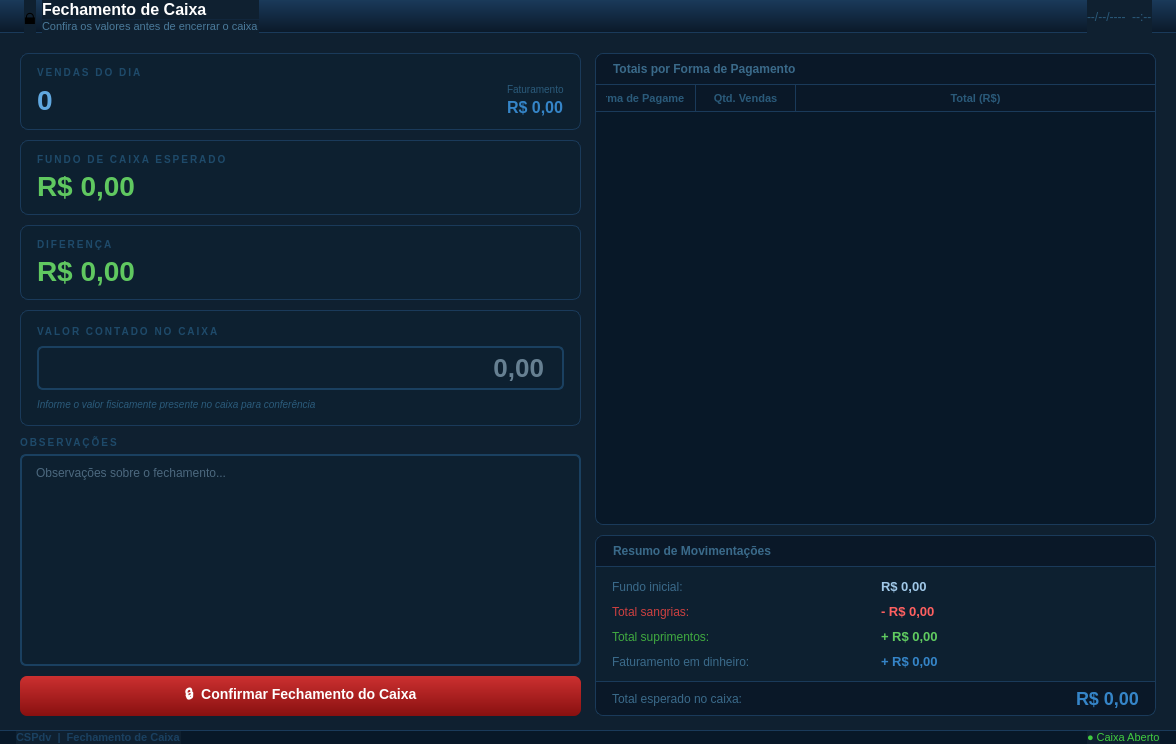
<?xml version="1.0" encoding="UTF-8"?>
<ui version="4.0">
 <class>TelaFechamentoCaixa</class>
 <widget class="QWidget" name="TelaFechamentoCaixa">
  <property name="geometry">
   <rect><x>0</x><y>0</y><width>1176</width><height>744</height></rect>
  </property>
  <property name="windowTitle"><string>CSPdv - Fechamento de Caixa</string></property>
  <property name="styleSheet">
   <string notr="true">QWidget { font-family: Arial; background-color: #0f2030; }</string>
  </property>

  <layout class="QVBoxLayout" name="mainVLayout">
   <property name="spacing"><number>0</number></property>
   <property name="leftMargin"><number>0</number></property>
   <property name="topMargin"><number>0</number></property>
   <property name="rightMargin"><number>0</number></property>
   <property name="bottomMargin"><number>0</number></property>

   <!-- Header -->
   <item>
    <widget class="QFrame" name="frameHeader">
     <property name="minimumHeight"><number>56</number></property>
     <property name="maximumHeight"><number>56</number></property>
     <property name="styleSheet"><string notr="true">QFrame#frameHeader{background:qlineargradient(x1:0,y1:0,x2:0,y2:1,stop:0 #1a3a5a,stop:1 #0a1828);border-bottom:1px solid #1a3a5a;}</string></property>
     <layout class="QHBoxLayout" name="headerHL">
      <property name="leftMargin"><number>24</number></property><property name="topMargin"><number>0</number></property>
      <property name="rightMargin"><number>24</number></property><property name="bottomMargin"><number>0</number></property>
      <item><widget class="QLabel" name="lblHIco"><property name="text"><string>&#128274;</string></property><property name="styleSheet"><string notr="true">font-size:22px;</string></property></widget></item>
      <item>
       <layout class="QVBoxLayout"><property name="spacing"><number>1</number></property>
        <item><widget class="QLabel" name="lblHTitulo"><property name="text"><string>Fechamento de Caixa</string></property><property name="styleSheet"><string notr="true">color:white;font-size:16px;font-weight:bold;</string></property></widget></item>
        <item><widget class="QLabel" name="lblHSub"><property name="text"><string>Confira os valores antes de encerrar o caixa</string></property><property name="styleSheet"><string notr="true">color:#4a7a9a;font-size:11px;</string></property></widget></item>
       </layout>
      </item>
      <item><spacer><property name="orientation"><enum>Qt::Horizontal</enum></property><property name="sizeHint" stdset="0"><size><width>20</width><height>10</height></size></property></spacer></item>
      <item><widget class="QLabel" name="lblHDataHora"><property name="text"><string>--/--/----  --:--</string></property><property name="styleSheet"><string notr="true">color:#2a5a7a;font-size:12px;</string></property></widget></item>
     </layout>
    </widget>
   </item>

   <!-- Conteúdo -->
   <item>
    <widget class="QWidget" name="widgetContent">
     <layout class="QHBoxLayout" name="contentHL">
      <property name="spacing"><number>14</number></property>
      <property name="leftMargin"><number>20</number></property>
      <property name="topMargin"><number>20</number></property>
      <property name="rightMargin"><number>20</number></property>
      <property name="bottomMargin"><number>14</number></property>

      <!-- Cards de resumo no topo empilhados verticalmente à esquerda -->
      <item>
       <widget class="QFrame" name="frameResumoCol">
        <property name="minimumWidth"><number>340</number></property>
        <property name="maximumWidth"><number>380</number></property>
        <property name="styleSheet"><string notr="true">QFrame{background-color:transparent;border:none;}</string></property>
        <layout class="QVBoxLayout" name="resumoColVLayout">
         <property name="spacing"><number>10</number></property>
         <property name="leftMargin"><number>0</number></property>
         <property name="topMargin"><number>0</number></property>
         <property name="rightMargin"><number>0</number></property>
         <property name="bottomMargin"><number>0</number></property>

         <!-- Card: Vendas do dia -->
         <item>
          <widget class="QFrame" name="cardVendas">
           <property name="minimumHeight"><number>80</number></property>
           <property name="styleSheet"><string notr="true">QFrame#cardVendas{background-color:#0d2030;border:1px solid #1a3a5a;border-radius:8px;}</string></property>
           <layout class="QVBoxLayout" name="cardVendasVL">
            <property name="spacing"><number>4</number></property>
            <property name="leftMargin"><number>16</number></property><property name="topMargin"><number>12</number></property>
            <property name="rightMargin"><number>16</number></property><property name="bottomMargin"><number>12</number></property>
            <item><widget class="QLabel" name="lblCardVendasLabel"><property name="text"><string>VENDAS DO DIA</string></property><property name="styleSheet"><string notr="true">font-size:10px;font-weight:bold;color:#1e4a6a;letter-spacing:2px;</string></property></widget></item>
            <item>
             <layout class="QHBoxLayout">
              <item><widget class="QLabel" name="lblCardVendasValor"><property name="text"><string>0</string></property><property name="styleSheet"><string notr="true">font-size:28px;font-weight:bold;color:#60a8e0;</string></property></widget></item>
              <item><spacer><property name="orientation"><enum>Qt::Horizontal</enum></property><property name="sizeHint" stdset="0"><size><width>10</width><height>10</height></size></property></spacer></item>
              <item>
               <layout class="QVBoxLayout"><property name="spacing"><number>2</number></property>
                <item><widget class="QLabel" name="lblCardVendasTotalLabel"><property name="text"><string>Faturamento</string></property><property name="styleSheet"><string notr="true">font-size:10px;color:#2a5a7a;</string></property></widget></item>
                <item><widget class="QLabel" name="lblCardVendasTotalValor"><property name="text"><string>R$ 0,00</string></property><property name="styleSheet"><string notr="true">font-size:16px;font-weight:bold;color:#3585c8;</string></property></widget></item>
               </layout>
              </item>
             </layout>
            </item>
           </layout>
          </widget>
         </item>

         <!-- Card: Fundo de Caixa -->
         <item>
          <widget class="QFrame" name="cardFundoCaixa">
           <property name="minimumHeight"><number>80</number></property>
           <property name="styleSheet"><string notr="true">QFrame#cardFundoCaixa{background-color:#0d2030;border:1px solid #1a3a5a;border-radius:8px;}</string></property>
           <layout class="QVBoxLayout" name="cardFundoVL">
            <property name="spacing"><number>4</number></property>
            <property name="leftMargin"><number>16</number></property><property name="topMargin"><number>12</number></property>
            <property name="rightMargin"><number>16</number></property><property name="bottomMargin"><number>12</number></property>
            <item><widget class="QLabel" name="lblCardFundoLabel"><property name="text"><string>FUNDO DE CAIXA ESPERADO</string></property><property name="styleSheet"><string notr="true">font-size:10px;font-weight:bold;color:#1e4a6a;letter-spacing:2px;</string></property></widget></item>
            <item><widget class="QLabel" name="lblCardFundoValor"><property name="text"><string>R$ 0,00</string></property><property name="styleSheet"><string notr="true">font-size:28px;font-weight:bold;color:#60c860;</string></property></widget></item>
           </layout>
          </widget>
         </item>

         <!-- Card: Diferença (verde=ok, vermelho=diferença) -->
         <item>
          <widget class="QFrame" name="cardDiferenca">
           <property name="minimumHeight"><number>80</number></property>
           <property name="styleSheet"><string notr="true">QFrame#cardDiferenca{background-color:#0d2030;border:1px solid #1a3a5a;border-radius:8px;}</string></property>
           <layout class="QVBoxLayout" name="cardDifVL">
            <property name="spacing"><number>4</number></property>
            <property name="leftMargin"><number>16</number></property><property name="topMargin"><number>12</number></property>
            <property name="rightMargin"><number>16</number></property><property name="bottomMargin"><number>12</number></property>
            <item><widget class="QLabel" name="lblCardDifLabel"><property name="text"><string>DIFERENÇA</string></property><property name="styleSheet"><string notr="true">font-size:10px;font-weight:bold;color:#1e4a6a;letter-spacing:2px;</string></property></widget></item>
            <item><widget class="QLabel" name="lblCardDifValor"><property name="text"><string>R$ 0,00</string></property><property name="styleSheet"><string notr="true">font-size:28px;font-weight:bold;color:#60c860;</string></property></widget></item>
           </layout>
          </widget>
         </item>

         <!-- Conferência: valor em caixa -->
         <item>
          <widget class="QFrame" name="frameConferencia">
           <property name="styleSheet"><string notr="true">QFrame#frameConferencia{background-color:#0d2030;border:1px solid #1a3a5a;border-radius:8px;}</string></property>
           <layout class="QVBoxLayout" name="confVLayout">
            <property name="spacing"><number>8</number></property>
            <property name="leftMargin"><number>16</number></property><property name="topMargin"><number>14</number></property>
            <property name="rightMargin"><number>16</number></property><property name="bottomMargin"><number>14</number></property>
            <item><widget class="QLabel" name="lblConfLabel"><property name="text"><string>VALOR CONTADO NO CAIXA</string></property><property name="styleSheet"><string notr="true">font-size:10px;font-weight:bold;color:#1e4a6a;letter-spacing:2px;</string></property></widget></item>
            <item>
             <widget class="QLineEdit" name="lineEditValorContado">
              <property name="minimumHeight"><number>52</number></property>
              <property name="alignment"><set>Qt::AlignRight|Qt::AlignVCenter</set></property>
              <property name="placeholderText"><string>0,00</string></property>
              <property name="styleSheet"><string notr="true">QLineEdit{background-color:#0d2030;border:2px solid #1a4060;border-radius:6px;font-size:26px;font-weight:bold;color:#c0dff4;padding:4px 16px;}QLineEdit:focus{border:2px solid #3585c8;background-color:#0f2840;}</string></property>
             </widget>
            </item>
            <item><widget class="QLabel" name="lblConfDica"><property name="text"><string>Informe o valor fisicamente presente no caixa para conferência</string></property><property name="styleSheet"><string notr="true">font-size:10px;color:#2a5a7a;font-style:italic;</string></property></widget></item>
           </layout>
          </widget>
         </item>

         <!-- Observações de fechamento -->
         <item>
          <layout class="QVBoxLayout"><property name="spacing"><number>5</number></property>
           <item><widget class="QLabel" name="lblObsLabel"><property name="text"><string>OBSERVAÇÕES</string></property><property name="styleSheet"><string notr="true">font-size:10px;font-weight:bold;color:#1e4a6a;letter-spacing:2px;</string></property></widget></item>
           <item>
            <widget class="QPlainTextEdit" name="plainTextObs">
             <property name="minimumHeight"><number>52</number></property>
             <property name="maximumHeight"><number>52</number></property>
             <property name="placeholderText"><string>Observações sobre o fechamento...</string></property>
             <property name="styleSheet"><string notr="true">QPlainTextEdit{background-color:#0d2030;border:2px solid #1a4060;border-radius:6px;font-size:12px;color:#8ab0cc;padding:6px 10px;}QPlainTextEdit:focus{border-color:#3585c8;}</string></property>
            </widget>
           </item>
          </layout>
         </item>

         <!-- Botão fechar caixa -->
         <item>
          <widget class="QPushButton" name="btnFecharCaixa">
           <property name="text"><string>&#128274;  Confirmar Fechamento do Caixa</string></property>
           <property name="minimumHeight"><number>50</number></property>
           <property name="styleSheet"><string notr="true">QPushButton{background:qlineargradient(x1:0,y1:0,x2:0,y2:1,stop:0 #cc3030,stop:1 #881010);color:white;font-size:14px;font-weight:bold;border:none;border-radius:7px;padding:8px;}QPushButton:hover{background:qlineargradient(x1:0,y1:0,x2:0,y2:1,stop:0 #dd4040,stop:1 #991818);}QPushButton:pressed{background:qlineargradient(x1:0,y1:0,x2:0,y2:1,stop:0 #aa1010,stop:1 #660808);}</string></property>
          </widget>
         </item>

        </layout>
       </widget>
      </item>

      <!-- Coluna direita: breakdown por forma de pagamento + movimentações -->
      <item>
       <widget class="QFrame" name="frameDetalheCol">
        <property name="styleSheet"><string notr="true">QFrame{background-color:transparent;border:none;}</string></property>
        <layout class="QVBoxLayout" name="detalheColVLayout">
         <property name="spacing"><number>10</number></property>
         <property name="leftMargin"><number>0</number></property>
         <property name="topMargin"><number>0</number></property>
         <property name="rightMargin"><number>0</number></property>
         <property name="bottomMargin"><number>0</number></property>

         <!-- Totais por forma de pagamento -->
         <item>
          <widget class="QFrame" name="frameTotaisPgto">
           <property name="styleSheet"><string notr="true">QFrame#frameTotaisPgto{background-color:#0d2030;border:1px solid #1a3a5a;border-radius:8px;}</string></property>
           <layout class="QVBoxLayout" name="totaisPgtoVL">
            <property name="spacing"><number>0</number></property>
            <property name="leftMargin"><number>0</number></property>
            <property name="topMargin"><number>0</number></property>
            <property name="rightMargin"><number>0</number></property>
            <property name="bottomMargin"><number>0</number></property>
            <item>
             <widget class="QLabel" name="lblTotaisPgtoHeader">
              <property name="text"><string>Totais por Forma de Pagamento</string></property>
              <property name="minimumHeight"><number>36</number></property>
              <property name="maximumHeight"><number>36</number></property>
              <property name="styleSheet"><string notr="true">QLabel{background-color:#0a1828;color:#3a6a8a;font-size:12px;font-weight:bold;padding:8px 14px;border-top-left-radius:8px;border-top-right-radius:8px;border-bottom:1px solid #1a3a5a;}</string></property>
             </widget>
            </item>
            <item>
             <widget class="QTableWidget" name="tableTotaisPgto">
              <property name="minimumHeight"><number>160</number></property>
              <property name="styleSheet">
               <string notr="true">
                QTableWidget{background-color:#081828;alternate-background-color:#0a1e30;border:none;border-bottom-left-radius:8px;border-bottom-right-radius:8px;font-size:12px;gridline-color:#1a3a5a;outline:0;color:#a0c8e8;}
                QTableWidget::item{padding:5px 10px;}
                QTableWidget::item:selected{background-color:#1a4a7a;color:white;}
                QHeaderView::section:horizontal{background-color:#0a1828;color:#2a5a7a;font-size:11px;font-weight:bold;padding:4px 10px;border:none;border-right:1px solid #1a3a5a;border-bottom:1px solid #1a3a5a;}
                QHeaderView::section:horizontal:last{border-right:none;}
                QHeaderView::section:horizontal:checked{background-color:#0a1828;color:#2a5a7a;}
                QHeaderView::section:vertical{background-color:#0a1828;color:#0a1828;border:none;border-bottom:1px solid #1a3a5a;border-right:1px solid #1a3a5a;width:14px;}
                QHeaderView::section:vertical:checked{background-color:#1a4a7a;color:#1a4a7a;}
                QTableCornerButton::section{background-color:#0a1828;border:none;border-bottom:1px solid #1a3a5a;border-right:1px solid #1a3a5a;}
                QScrollBar:vertical{background:#081828;width:6px;margin:0;}
                QScrollBar::handle:vertical{background:#1a3a5a;border-radius:3px;}
                QScrollBar::handle:vertical:hover{background:#3585c8;}
                QScrollBar::add-line:vertical,QScrollBar::sub-line:vertical{height:0px;}
               </string>
              </property>
              <property name="columnCount"><number>3</number></property>
              <property name="rowCount"><number>0</number></property>
              <property name="selectionBehavior"><enum>QAbstractItemView::SelectRows</enum></property>
              <property name="editTriggers"><set>QAbstractItemView::NoEditTriggers</set></property>
              <property name="alternatingRowColors"><bool>true</bool></property>
              <property name="showGrid"><bool>true</bool></property>
              <attribute name="horizontalHeaderVisible"><bool>true</bool></attribute>
              <attribute name="horizontalHeaderStretchLastSection"><bool>true</bool></attribute>
              <attribute name="horizontalHeaderHighlightSections"><bool>false</bool></attribute>
              <attribute name="verticalHeaderVisible"><bool>true</bool></attribute>
              <attribute name="verticalHeaderDefaultSectionSize"><number>28</number></attribute>
              <attribute name="verticalHeaderHighlightSections"><bool>false</bool></attribute>
              <column><property name="text"><string>Forma de Pagamento</string></property></column>
              <column><property name="text"><string>Qtd. Vendas</string></property></column>
              <column><property name="text"><string>Total (R$)</string></property></column>
             </widget>
            </item>
           </layout>
          </widget>
         </item>

         <!-- Resumo de movimentações -->
         <item>
          <widget class="QFrame" name="frameResMovimentacoes">
           <property name="styleSheet"><string notr="true">QFrame#frameResMovimentacoes{background-color:#0d2030;border:1px solid #1a3a5a;border-radius:8px;}</string></property>
           <layout class="QVBoxLayout" name="resMovVL">
            <property name="spacing"><number>0</number></property>
            <property name="leftMargin"><number>0</number></property>
            <property name="topMargin"><number>0</number></property>
            <property name="rightMargin"><number>0</number></property>
            <property name="bottomMargin"><number>0</number></property>
            <item>
             <widget class="QLabel" name="lblResMovHeader">
              <property name="text"><string>Resumo de Movimentações</string></property>
              <property name="minimumHeight"><number>36</number></property>
              <property name="maximumHeight"><number>36</number></property>
              <property name="styleSheet"><string notr="true">QLabel{background-color:#0a1828;color:#3a6a8a;font-size:12px;font-weight:bold;padding:8px 14px;border-top-left-radius:8px;border-top-right-radius:8px;border-bottom:1px solid #1a3a5a;}</string></property>
             </widget>
            </item>
            <item>
             <widget class="QFrame" name="frameResMovConteudo">
              <property name="styleSheet"><string notr="true">QFrame{background-color:transparent;}</string></property>
              <layout class="QGridLayout" name="resMovGrid">
               <property name="spacing"><number>10</number></property>
               <property name="leftMargin"><number>16</number></property>
               <property name="topMargin"><number>12</number></property>
               <property name="rightMargin"><number>16</number></property>
               <property name="bottomMargin"><number>12</number></property>
               <item row="0" column="0"><widget class="QLabel" name="lblFundoInicialLabel"><property name="text"><string>Fundo inicial:</string></property><property name="styleSheet"><string notr="true">font-size:12px;color:#3a6a8a;</string></property></widget></item>
               <item row="0" column="1"><widget class="QLabel" name="lblFundoInicialValor"><property name="text"><string>R$ 0,00</string></property><property name="styleSheet"><string notr="true">font-size:13px;font-weight:bold;color:#a0c8e8;</string></property></widget></item>
               <item row="1" column="0"><widget class="QLabel" name="lblTotalSangriaLabel"><property name="text"><string>Total sangrias:</string></property><property name="styleSheet"><string notr="true">font-size:12px;color:#cc4040;</string></property></widget></item>
               <item row="1" column="1"><widget class="QLabel" name="lblTotalSangriaValor"><property name="text"><string>- R$ 0,00</string></property><property name="styleSheet"><string notr="true">font-size:13px;font-weight:bold;color:#ff6060;</string></property></widget></item>
               <item row="2" column="0"><widget class="QLabel" name="lblTotalSupLabel"><property name="text"><string>Total suprimentos:</string></property><property name="styleSheet"><string notr="true">font-size:12px;color:#40aa40;</string></property></widget></item>
               <item row="2" column="1"><widget class="QLabel" name="lblTotalSupValor"><property name="text"><string>+ R$ 0,00</string></property><property name="styleSheet"><string notr="true">font-size:13px;font-weight:bold;color:#60cc60;</string></property></widget></item>
               <item row="3" column="0"><widget class="QLabel" name="lblFaturamentoLabel"><property name="text"><string>Faturamento em dinheiro:</string></property><property name="styleSheet"><string notr="true">font-size:12px;color:#3a6a8a;</string></property></widget></item>
               <item row="3" column="1"><widget class="QLabel" name="lblFaturamentoValor"><property name="text"><string>+ R$ 0,00</string></property><property name="styleSheet"><string notr="true">font-size:13px;font-weight:bold;color:#3585c8;</string></property></widget></item>
              </layout>
             </widget>
            </item>
            <item>
             <widget class="QFrame" name="frameTotalEsperado">
              <property name="minimumHeight"><number>46</number></property>
              <property name="maximumHeight"><number>46</number></property>
              <property name="styleSheet"><string notr="true">QFrame#frameTotalEsperado{background-color:#0a1828;border-top:1px solid #1a3a5a;border-bottom-left-radius:8px;border-bottom-right-radius:8px;}</string></property>
              <layout class="QHBoxLayout" name="totalEspHL">
               <property name="leftMargin"><number>16</number></property><property name="topMargin"><number>6</number></property>
               <property name="rightMargin"><number>16</number></property><property name="bottomMargin"><number>6</number></property>
               <item><widget class="QLabel" name="lblTotalEspLabel"><property name="text"><string>Total esperado no caixa:</string></property><property name="styleSheet"><string notr="true">font-size:12px;color:#3a6a8a;</string></property></widget></item>
               <item><spacer><property name="orientation"><enum>Qt::Horizontal</enum></property><property name="sizeHint" stdset="0"><size><width>10</width><height>10</height></size></property></spacer></item>
               <item><widget class="QLabel" name="lblTotalEspValor"><property name="text"><string>R$ 0,00</string></property><property name="styleSheet"><string notr="true">font-size:18px;font-weight:bold;color:#3585c8;</string></property></widget></item>
              </layout>
             </widget>
            </item>
           </layout>
          </widget>
         </item>

        </layout>
       </widget>
      </item>

     </layout>
    </widget>
   </item>

   <!-- Status bar -->
   <item>
    <widget class="QFrame" name="frameStatusBar">
     <property name="minimumHeight"><number>26</number></property>
     <property name="maximumHeight"><number>26</number></property>
     <property name="styleSheet"><string notr="true">QFrame#frameStatusBar{background-color:#081828;border-top:1px solid #1a3a5a;}</string></property>
     <layout class="QHBoxLayout" name="statusHL">
      <property name="leftMargin"><number>16</number></property><property name="topMargin"><number>0</number></property>
      <property name="rightMargin"><number>16</number></property><property name="bottomMargin"><number>0</number></property>
      <item><widget class="QLabel" name="lblStatus"><property name="text"><string>CSPdv  |  Fechamento de Caixa</string></property><property name="styleSheet"><string notr="true">color:#1a4060;font-size:11px;font-weight:bold;</string></property></widget></item>
      <item><spacer><property name="orientation"><enum>Qt::Horizontal</enum></property><property name="sizeHint" stdset="0"><size><width>20</width><height>10</height></size></property></spacer></item>
      <item><widget class="QLabel" name="lblStatusCaixaAberto"><property name="text"><string>&#9679; Caixa Aberto</string></property><property name="styleSheet"><string notr="true">color:#40cc40;font-size:11px;</string></property></widget></item>
     </layout>
    </widget>
   </item>

  </layout>
 </widget>
 <resources/>
 <connections/>
</ui>
